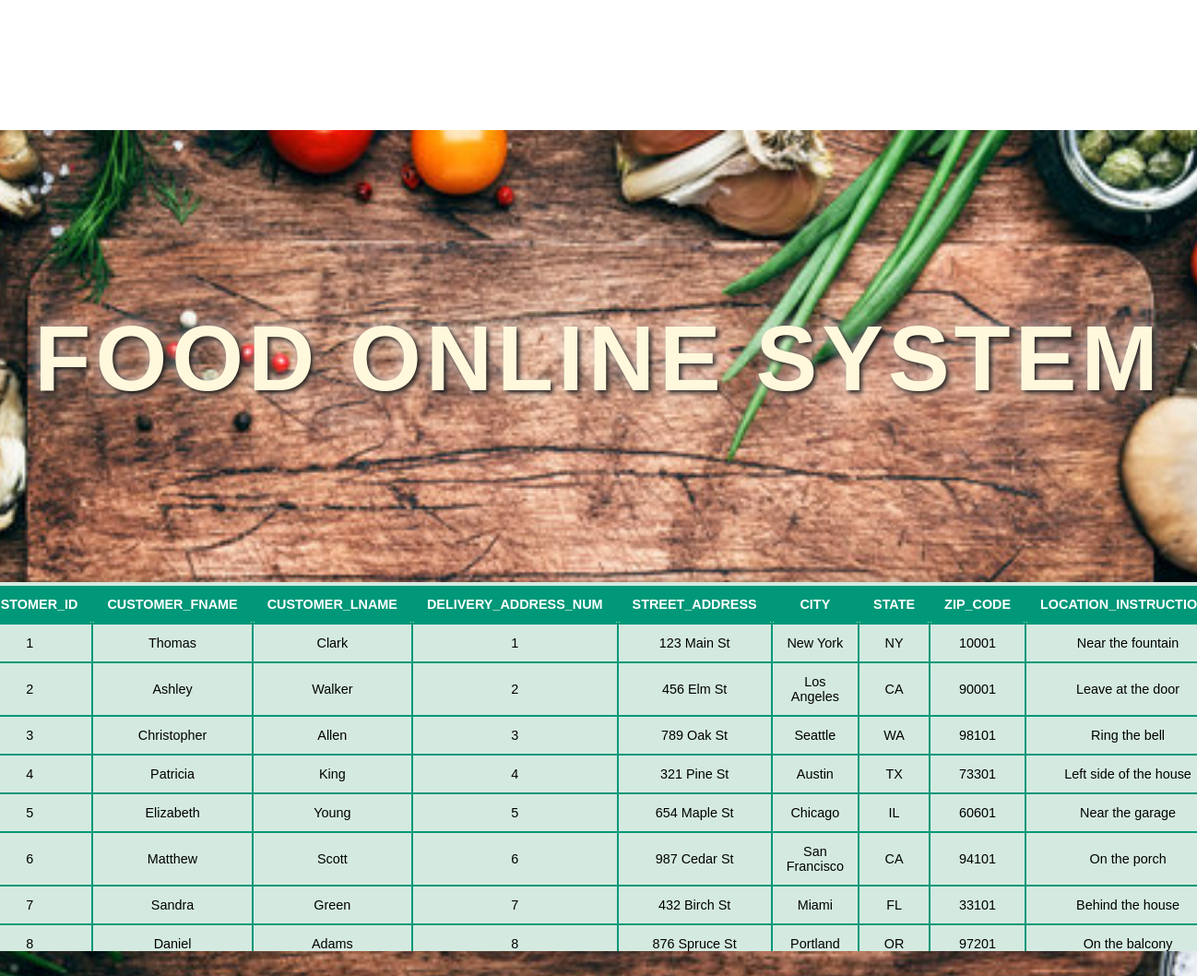
/query_five.html, run on the app's committed database.
### tables this page shows
CREATE TABLE DELIVERY_ADDRESSES (
    DELIVERY_ADDRESS_NUM INTEGER PRIMARY KEY UNIQUE NOT NULL,
    STREET_ADDRESS TEXT,
    CITY TEXT,
    STATE TEXT,
    ZIP_CODE TEXT,
    LOCATION_INSTRUCTIONS TEXT
);

CREATE TABLE "CUSTOMERS"(
    CUSTOMER_ID INTEGER PRIMARY KEY UNIQUE NOT NULL,
    CUSTOMER_LNAME TEXT,
    CUSTOMER_FNAME TEXT,
    CUSTOMER_EMAIL TEXT,
    CUSTOMER_PHONE TEXT,
    CUSTOMER_JOINED_DATE TEXT,
    CUSTOMER_LOYALTY_POINTS INTEGER,
    CUSTOMER_PAYMENT_METHOD TEXT
);

### main.py (the view)
@app.route('/query_five.html')
def query_five():
    query = """SELECT CUSTOMERS.CUSTOMER_ID, CUSTOMERS.CUSTOMER_FNAME, CUSTOMERS.CUSTOMER_LNAME,
               DELIVERY_ADDRESSES.DELIVERY_ADDRESS_NUM, DELIVERY_ADDRESSES.STREET_ADDRESS,
               DELIVERY_ADDRESSES.CITY, DELIVERY_ADDRESSES.STATE, DELIVERY_ADDRESSES.ZIP_CODE,
               DELIVERY_ADDRESSES.LOCATION_INSTRUCTIONS
               FROM CUSTOMERS
               LEFT JOIN CUSTOMER_ADDRESSES ON CUSTOMERS.CUSTOMER_ID = CUSTOMER_ADDRESSES.CUSTOMER_ID
               LEFT JOIN DELIVERY_ADDRESSES ON CUSTOMER_ADDRESSES.DELIVERY_ADDRESS_NUM = DELIVERY_ADDRESSES.DELIVERY_ADDRESS_NUM;"""
    query_five_columns, query_five_table = reusable(query)
    return render_template("query_five.html", query_five=query_five_table,
                           columns=query_five_columns)

### main.py (called while the page is built)
def reusable(query: str):
    connection = None
    cursor = None
    try:
        connection = sqlite3.connect('food_online_system.db')
        print("Connected Successfully")
        cursor = connection.cursor()
        cursor.execute(query)
        if query.strip().upper().startswith('SELECT'):
            columns = [column[0] for column in cursor.description]
            results = cursor.fetchall()
            return columns, results
        else:
            connection.commit()
            return cursor.rowcount
    except sqlite3.Error as e:
        print(f"SQLite error: {e}")
    finally:
        if cursor:
            cursor.close()
        if connection:
            connection.close()

### templates/query_five.html (shortened to what this page needs)
<!DOCTYPE html>
<html lang="en">
<head>
    <link rel="stylesheet" href="/static/tables.css?">
</head>
<body>
<section>
    <h1>
        Food Online System
    </h1>
    <div class="table-container">
        <table class="table-center">
            <thead>
            <tr>
                {% for column in columns %}
                <th>{{column}}</th>
                {% endfor %}
            </tr>
            </thead>
            <tbody>
            {% for query_row in query_five %}
            <tr>
                {% for query_column in query_row %}
                <td>{{query_column if query_column is not none else "N/A"}}</td>
                {% endfor %}
            </tr>
            {% endfor %}
            </tbody>
        </table>
    </div>
</section>
</body>
</html>

### static/tables.css (style rules this page uses)
.table-center { border-collapse: collapse; font-size: 0.9em; font-family: sans-serif; min-width: 400px; box-shadow: 0 4px 15px rgba(0, 0, 0, 0.5); border: 4px solid #009879; border-radius: 12px; background-color: #d4eae0; max-width: 100%; margin: 100px auto 25px; overflow: hidden; position: relative; opacity: 0; animation: fadeIn 1s forwards, slideUp 0.8s ease-out forwards; }
.table-center::after { content: ''; position: absolute; top: 0; left: 0; right: 0; bottom: 0; z-index: -1; border-radius: 12px; animation: glowing 2s ease-in-out infinite alternate; }
.table-center thead tr { background-color: #009879; color: #ffffff; text-align: left; border-top-left-radius: 12px; border-top-right-radius: 12px; }
.table-center th, .table-center td { padding: 12px 15px; text-align: center; border: 2px solid #009879; border-radius: 6px; }
body { display: flex; justify-content: center; align-items: center; height: 100vh; background: url('images/tables_background.jpg') no-repeat center; background-size: 120%; margin: 0; }
h1 { text-align: center; font-family: Arial, Helvetica, sans-serif; font-size: 100px; font-style: unset; font-weight: 900; color: cornsilk; line-height: 1.2; text-transform: uppercase; letter-spacing: 5px; margin-top: 50px; text-shadow: 3px 3px 5px rgba(0, 0, 0, 0.8), 0 0 15px rgba(255, 255, 255, 0.7); }
.table-container { max-height: 500px; overflow-y: auto; margin: auto; }
.table-center thead { position: sticky; top: 0; z-index: 10; background-color: #009879; color: #ffffff; }

### data on the page
DELIVERY_ADDRESSES: query_column "1" "1", STREET_ADDRESS "123 Main St", CITY "New York", STATE "NY", ZIP_CODE "10001", LOCATION_INSTRUCTIONS "Near the fountain"
CUSTOMERS: CUSTOMER_FNAME "Thomas", CUSTOMER_LNAME "Clark"
DELIVERY_ADDRESSES: query_column "2" "2", STREET_ADDRESS "456 Elm St", CITY "Los Angeles", STATE "CA", ZIP_CODE "90001", LOCATION_INSTRUCTIONS "Leave at the door"
CUSTOMERS: CUSTOMER_FNAME "Ashley", CUSTOMER_LNAME "Walker"
DELIVERY_ADDRESSES: query_column "3" "3", STREET_ADDRESS "789 Oak St", CITY "Seattle", STATE "WA", ZIP_CODE "98101", LOCATION_INSTRUCTIONS "Ring the bell"
CUSTOMERS: CUSTOMER_FNAME "Christopher", CUSTOMER_LNAME "Allen"
DELIVERY_ADDRESSES: query_column "4" "4", STREET_ADDRESS "321 Pine St", CITY "Austin", STATE "TX", ZIP_CODE "73301", LOCATION_INSTRUCTIONS "Left side of the house"
CUSTOMERS: CUSTOMER_FNAME "Patricia", CUSTOMER_LNAME "King"
DELIVERY_ADDRESSES: query_column "5" "5", STREET_ADDRESS "654 Maple St", CITY "Chicago", STATE "IL", ZIP_CODE "60601", LOCATION_INSTRUCTIONS "Near the garage"
CUSTOMERS: CUSTOMER_FNAME "Elizabeth", CUSTOMER_LNAME "Young"
DELIVERY_ADDRESSES: query_column "6" "6", STREET_ADDRESS "987 Cedar St", CITY "San Francisco", STATE "CA", ZIP_CODE "94101", LOCATION_INSTRUCTIONS "On the porch"
CUSTOMERS: CUSTOMER_FNAME "Matthew", CUSTOMER_LNAME "Scott"
DELIVERY_ADDRESSES: query_column "7" "7", STREET_ADDRESS "432 Birch St", CITY "Miami", STATE "FL", ZIP_CODE "33101", LOCATION_INSTRUCTIONS "Behind the house"
CUSTOMERS: CUSTOMER_FNAME "Sandra", CUSTOMER_LNAME "Green"
DELIVERY_ADDRESSES: query_column "8" "8", STREET_ADDRESS "876 Spruce St", CITY "Portland", STATE "OR", ZIP_CODE "97201", LOCATION_INSTRUCTIONS "On the balcony"
CUSTOMERS: CUSTOMER_FNAME "Daniel", CUSTOMER_LNAME "Adams"

### other printed values
{{ column }} "CUSTOMER_FNAME" "CUSTOMER_LNAME" "DELIVERY_ADDRESS_NUM" "STREET_ADDRESS" "CITY" "STATE" "ZIP_CODE"
